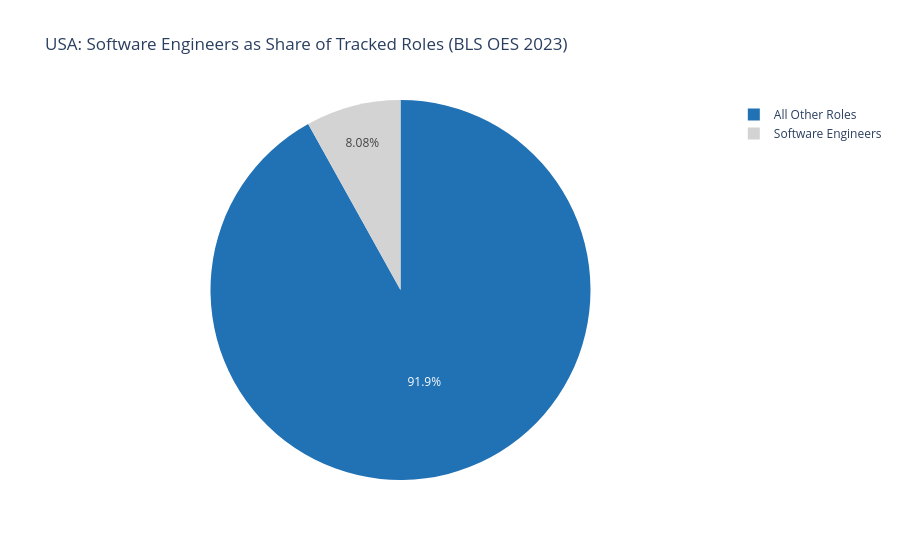

The notebook cell saved with this chart:
### Code cell
swe_k = vol[vol['role'] == 'software_engineer']['employed_thousands'].values[0]
other_k = vol[vol['role'] != 'software_engineer']['employed_thousands'].sum()
pie_df = pd.DataFrame({'category': ['Software Engineers', 'All Other Roles'], 'employed': [swe_k, other_k]})
fig2 = px.pie(pie_df, values='employed', names='category',
    title='USA: Software Engineers as Share of Tracked Roles (BLS OES 2023)',
    color_discrete_sequence=['#2171b5', '#d3d3d3'])
fig2.show()

### Figure 1 — Plotly figure (JSON) as saved in the notebook; plotly's stock layout.template omitted (floating-point values rounded to 4 significant figures)
{"data": [{"domain": {"x": [0.0, 1.0], "y": [0.0, 1.0]}, "hovertemplate": "category=%{label}<br>employed=%{value}<extra></extra>", "labels": ["Software Engineers", "All Other Roles"], "legendgroup": "", "name": "", "showlegend": true, "type": "pie", "values": [1825, 20775]}], "layout": {"legend": {"tracegroupgap": 0}, "piecolorway": ["#2171b5", "#d3d3d3"], "title": {"text": "USA: Software Engineers as Share of Tracked Roles (BLS OES 2023)"}}}
